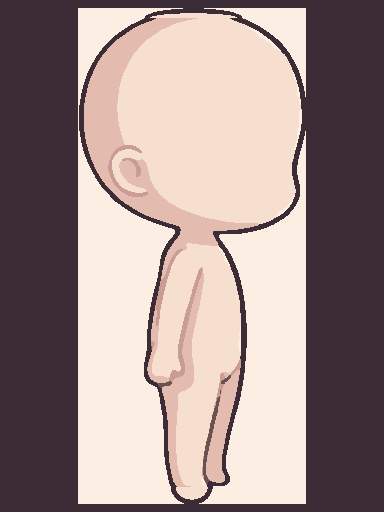
#> input picture review-apk/web/src/game/art/base/dir_E.png, 384 x 512 px
$ python extract_world.py ../../review-apk/web/src/game/art/base/dir_E.png ../../review-apk/web/src/game/art/base/dir_N.png
#> lines starting #> are read from the running program, lines starting #| are printed output that depends on the picture; after the words box and inside, x2 and y2 are one past the last pixel; in counts of white or black regions, pixels touching at a corner belong together
### tools/art/crisp.py
"""Re-trace a flat/cel-shaded reference cut-out into crisp, smooth, high-resolution art.

Pipeline: upscale -> k-means palette -> one-hot class maps -> Gaussian smooth -> argmax
(smooth region boundaries like a vector trace) -> flat palette fill -> supersampled alpha.
"""
import cv2, numpy as np


def cutout(bgr, near_white=185, chroma=14, seal=0):
    """Alpha mask of the figure: everything not connected-neutral-white to the border.
    seal > 0: gaps in the dark outline up to ~2*seal px are closed first, so a white figure (white hair / robe) whose outline is not fully closed does not leak into the background."""
    h, w = bgr.shape[:2]
    mx = bgr.max(axis=2).astype(int); mn = bgr.min(axis=2).astype(int)
    neutral = (((mx - mn) < chroma) & (mn > near_white)).astype(np.uint8)
    if seal:
        edge = (mx < 150).astype(np.uint8); edge = cv2.morphologyEx(edge, cv2.MORPH_CLOSE, cv2.getStructuringElement(cv2.MORPH_ELLIPSE, (2 * seal + 1, 2 * seal + 1)))
        neutral[edge > 0] = 0
    pad = cv2.copyMakeBorder(neutral, 1, 1, 1, 1, cv2.BORDER_CONSTANT, value=1)
    mask = np.zeros((h + 4, w + 4), np.uint8)
    cv2.floodFill(pad, mask, (0, 0), 2)
    fg = (pad[1:-1, 1:-1] != 2).astype(np.uint8) * 255
    fg = cv2.morphologyEx(fg, cv2.MORPH_OPEN, np.ones((3, 3), np.uint8))
    n, lab, st, _ = cv2.connectedComponentsWithStats(fg)
    if n > 1:
        fg = ((lab == 1 + np.argmax(st[1:, cv2.CC_STAT_AREA])) * 255).astype(np.uint8)
    inv = 255 - fg; ff = inv.copy(); m2 = np.zeros((h + 2, w + 2), np.uint8)
    cv2.floodFill(ff, m2, (0, 0), 0)
    return fg | ff


def crisp(bgr, fg, scale=6, k=6, sigma=2.2, seed=1):
    """Return BGRA at `scale`x with smooth flat-palette regions."""
    h, w = bgr.shape[:2]
    up = cv2.resize(bgr, (w * scale, h * scale), interpolation=cv2.INTER_CUBIC)
    a = cv2.resize(fg, (w * scale, h * scale), interpolation=cv2.INTER_CUBIC)
    a = cv2.GaussianBlur(a, (0, 0), scale * 0.45)
    a = np.clip((a.astype(np.float32) - 127) * 3.2 + 127, 0, 255).astype(np.uint8)
    inside = a > 127
    # pre-clean JPEG noise while keeping edges
    cl = cv2.bilateralFilter(up, 9, 22, 6)
    data = cl[inside].reshape(-1, 3).astype(np.float32)
    if len(data) > 200000:
        rng = np.random.default_rng(seed); sub = data[rng.choice(len(data), 200000, replace=False)]
    else:
        sub = data
    cv2.setRNGSeed(seed)
    _, _, centers = cv2.kmeans(sub, k, None, (cv2.TERM_CRITERIA_EPS + cv2.TERM_CRITERIA_MAX_ITER, 30, 0.5), 3, cv2.KMEANS_PP_CENTERS)
    # assign every pixel to nearest centre (chunked)
    H, W = up.shape[:2]
    flat = cl.reshape(-1, 3).astype(np.float32)
    d = np.empty((flat.shape[0], k), np.float32)
    for i in range(k):
        d[:, i] = ((flat - centers[i]) ** 2).sum(1)
    lab = d.argmin(1).reshape(H, W)
    # smooth boundaries: blur each one-hot map, argmax
    best = np.full((H, W), -1.0, np.float32); out = np.zeros((H, W), np.int32)
    for i in range(k):
        m = cv2.GaussianBlur((lab == i).astype(np.float32), (0, 0), sigma * scale / 2)
        upd = m > best; best[upd] = m[upd]; out[upd] = i
    rgb = centers[out].astype(np.uint8)
    return np.dstack([rgb, a]), centers


def tight_crop(bgra, pad=12):
    ys, xs = np.where(bgra[:, :, 3] > 8)
    return bgra[max(0, ys.min() - pad):ys.max() + pad + 1, max(0, xs.min() - pad):xs.max() + pad + 1]

### tools/art/extract_world.py
"""Cut every object out of a white-background pixel atlas into crisp hi-res RGBA sprites (own re-trace).
usage: extract_world.py atlas.jpg outdir [ymax] [scale]   -> outdir/obj_###.png, objects.json, _contact.png"""
import sys, os, json, cv2, numpy as np
sys.path.insert(0, os.path.dirname(__file__))
from crisp import cutout, crisp, tight_crop

def main(path, out, ymax=None, scale=4):
#> called with scale = 4
    im = cv2.imread(path); os.makedirs(out, exist_ok=True)
#> in main, im is the input picture: shape (512, 384, 3); mean B, G, R 139.3, 142.3, 160.6
    if ymax: im = im[:int(ymax)]
    h, w = im.shape[:2]
#> h = 512; w = 384
    mx = im.max(2).astype(int); mn = im.min(2).astype(int)
#> after `mx = im.max(2).astype(int)`:
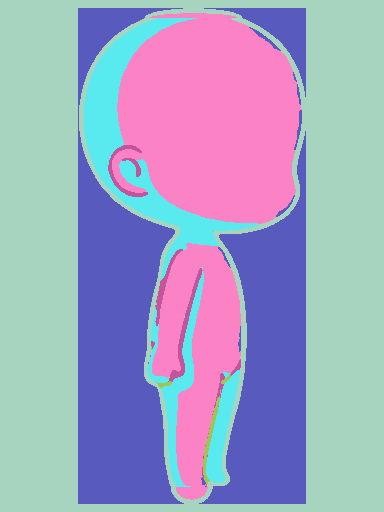
#> mx: shape (512, 384) int64; 6 distinct labels, from 59 to 252; one colour per label, 0 black
#> after `mn = im.min(2).astype(int)`:
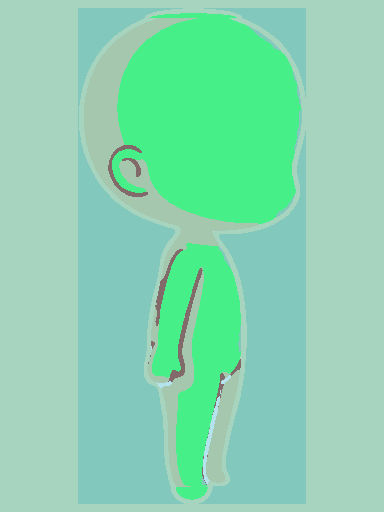
#> mn: shape (512, 384) int64; 6 distinct labels, from 44 to 226; one colour per label, 0 black
    white = ((mx - mn) < 14) & (mn > 208)
#> white: shape (512, 384) bool; every value is 0
    pad = cv2.copyMakeBorder(white.astype(np.uint8), 1, 1, 1, 1, cv2.BORDER_CONSTANT, value=1); m = np.zeros((h + 4, w + 4), np.uint8)
#> after `pad = cv2.copyMakeBorder(white.astype(np.uint8), 1, 1, 1, 1, cv2.BORDE`:
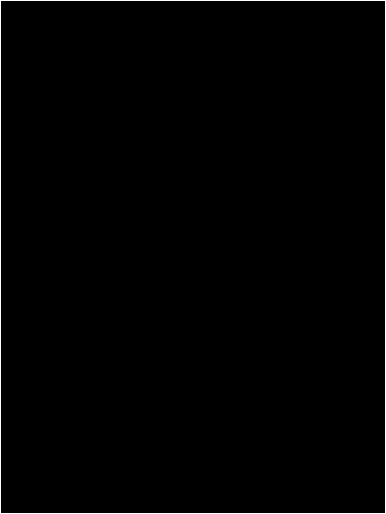
#> pad: shape (514, 386); values 0 (black) and 1 (white), 0.91% white in thin lines or dots
    cv2.floodFill(pad, m, (0, 0), 2); fg = (pad[1:-1, 1:-1] != 2).astype(np.uint8) * 255
#> after `cv2.floodFill(pad, m, (0, 0), 2)`:
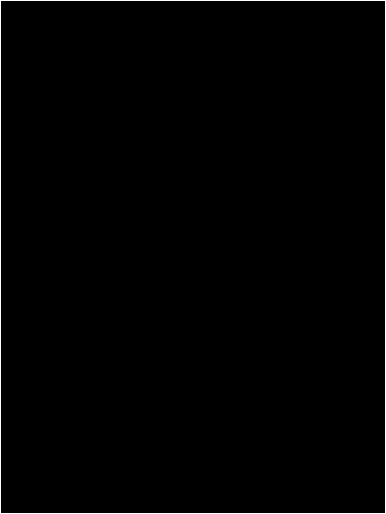
#> pad: shape (514, 386); values 0 (black) and 2 (white), 0.91% white in thin lines or dots
#> after `fg = (pad[1:-1, 1:-1] != 2).astype(np.uint8) * 255`: fg: shape (512, 384); every value is 255
    fg = cv2.morphologyEx(fg, cv2.MORPH_OPEN, np.ones((2, 2), np.uint8))
    merged = cv2.dilate(fg, np.ones((9, 9), np.uint8))
    n, lab, st, _ = cv2.connectedComponentsWithStats(merged)
#> lab: shape (512, 384) int32; every value is 1
#> n = 2; st = [[-1, 2147483647, 0, 0, 0], [0, 0, 384, 512, 196608]]
    boxes = sorted([tuple(st[i, :4]) for i in range(1, n) if st[i, cv2.CC_STAT_AREA] > 260], key=lambda b: (round((b[1] + b[3] / 2) / 70), b[0]))
#> boxes = [(0, 0, 384, 512)]
    meta = []; tiles = []
    for i, (x, y, bw, bh) in enumerate(boxes):
        x0, y0 = max(0, x - 3), max(0, y - 3); cell = im[y0:y + bh + 3, x0:x + bw + 3]
        c = cutout(cell, near_white=200, chroma=16)
        # drop soft cast shadow: low-chroma mid-light pixels at the lower right that are not part of the main body
        up, _ = crisp(cell, c, scale=scale, k=8)
        up = tight_crop(up, pad=6)
        name = f"obj_{i:03d}.png"; cv2.imwrite(os.path.join(out, name), up)
        meta.append({"file": name, "w": int(up.shape[1]), "h": int(up.shape[0]), "src": [int(x), int(y), int(bw), int(bh)]})
        tiles.append((name, up))
#> this loop made 1 pass
#> (x, y, bw, bh, x0, y0) on pass 1: (0, 0, 384, 512, 0, 0)
#> after the loop, meta = 1 item; tiles = 1 item
    json.dump({"scale": scale, "objects": meta}, open(os.path.join(out, "objects.json"), "w"), indent=1)
    cols = 12; cw = 120; rows = (len(tiles) + cols - 1) // cols; sheet = np.full((rows * cw, cols * cw, 3), (159, 185, 203), np.uint8)
#> after `rows = (len(tiles) + cols - 1) // cols`: rows = 1
#> after `sheet = np.full((rows * cw, cols * cw, 3), (159, 185, 203), np.uint8)`:
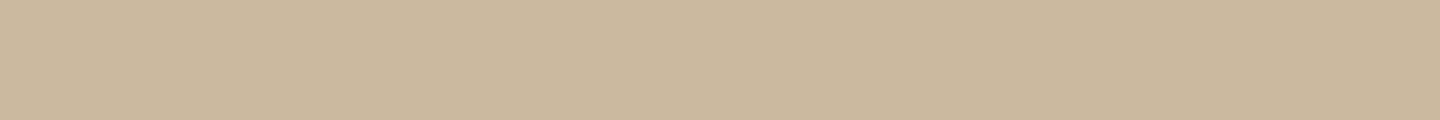
#> sheet: shape (120, 1440, 3); mean of channels 0, 1, 2 159, 185, 203; drawn as B, G, R
    for k, (nm, t) in enumerate(tiles):
        s = min((cw - 10) / t.shape[1], (cw - 24) / t.shape[0]); t2 = cv2.resize(t, None, fx=s, fy=s, interpolation=cv2.INTER_AREA)
        r, c_ = divmod(k, cols); oy, ox = r * cw + 16, c_ * cw + 5; hh, ww = t2.shape[:2]
        a = t2[..., 3:4] / 255.0; sheet[oy:oy + hh, ox:ox + ww] = (t2[..., :3] * a + sheet[oy:oy + hh, ox:ox + ww] * (1 - a)).astype(np.uint8)
        cv2.putText(sheet, str(k), (c_ * cw + 3, r * cw + 12), cv2.FONT_HERSHEY_SIMPLEX, 0.4, (0, 0, 200), 1)
#> this loop made 1 pass
#> (nm, s, r, c_, oy, ox, hh, ww) on pass 1: ('obj_000.png', 0.0469, 0, 0, 16, 5, 96, 72)
#> pass 1, in main, `t2 = cv2.resize(t, None, fx=s, fy=s, interpolation=cv2.INTER_AREA)`:
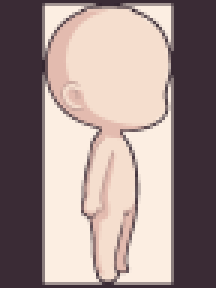
#> t2: shape (96, 72, 4) (shown 3 times larger); mean of channels 0, 1, 2, 3 139.4, 142.3, 160.5, 255; drawn as B, G, R
#> after the loop:
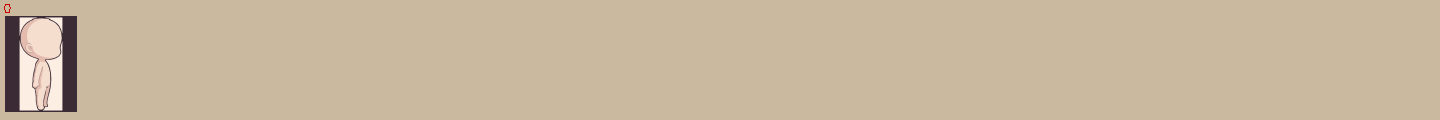
#> sheet: shape (120, 1440, 3); 4.01% of pixels changed, all inside (x1, y1, x2, y2) = (4, 4, 77, 112); drawn as B, G, R
    cv2.imwrite(os.path.join(out, "_contact.png"), sheet); print(len(tiles), "objects")
#| 1 objects
if __name__ == "__main__": main(sys.argv[1], sys.argv[2], *(float(a) for a in sys.argv[3:4]), *(int(a) for a in sys.argv[4:5]))

$ run again, on review-apk/web/src/game/art/base/dir_NE.png
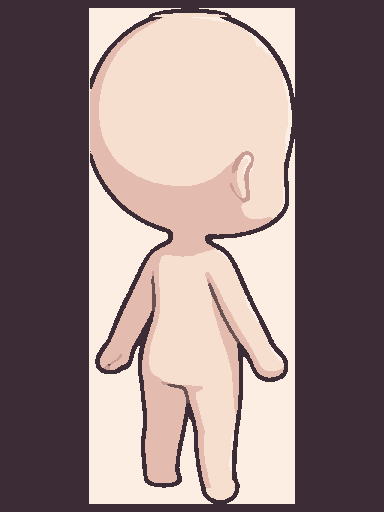
#> input picture review-apk/web/src/game/art/base/dir_NE.png, 384 x 512 px
#> in main, im is the input picture: shape (512, 384, 3); mean B, G, R 127.7, 129.3, 148.2
#> mx: shape (512, 384) int64; 6 distinct labels, from 59 to 252
#> in main, `mn = im.min(2).astype(int)`:
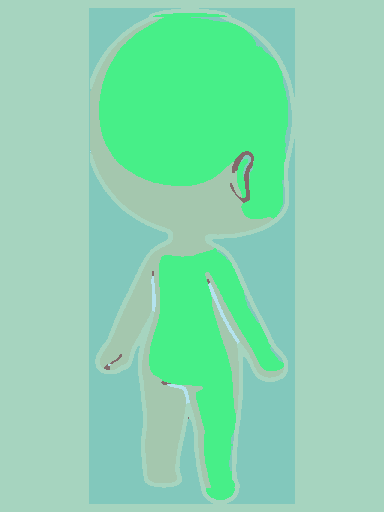
#> mn: shape (512, 384) int64; 6 distinct labels, from 44 to 226; one colour per label, 0 black
#> white: shape (512, 384) bool; every value is 0
#> fg: shape (512, 384); every value is 255
#> lab: shape (512, 384) int32; every value is 1
#> in main, `n, lab, st, _ = cv2.connectedComponentsWithStats(merged)`: n = 2; st = [[-1, 2147483647, 0, 0, 0], [0, 0, 384, 512, 196608]]
#> boxes = [(0, 0, 384, 512)]
#> the loop in main, `for i, (x, y, bw, bh) in enumerate(boxes):` made 1 pass
#> (x, y, bw, bh, x0, y0) on pass 1: (0, 0, 384, 512, 0, 0)
#> after the loop in main, `for i, (x, y, bw, bh) in enumerate(boxes):`: meta = 1 item
#> rows = 1
#> the loop in main, `for k, (nm, t) in enumerate(tiles):` made 1 pass
#> (nm, s, r, c_, oy, ox, hh, ww) on pass 1: ('obj_000.png', 0.0469, 0, 0, 16, 5, 96, 72)
#> after the loop in main, `for k, (nm, t) in enumerate(tiles):`:
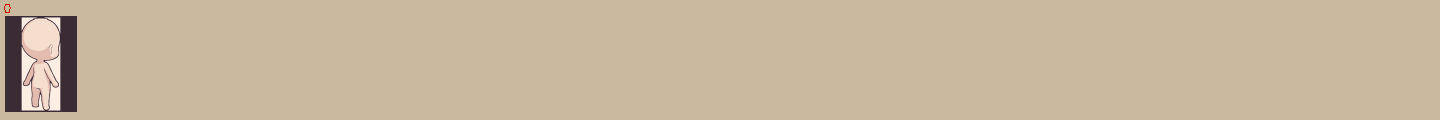
#> sheet: shape (120, 1440, 3); mean of channels 0, 1, 2 157.7, 182.7, 200.8; drawn as B, G, R
#| 1 objects
